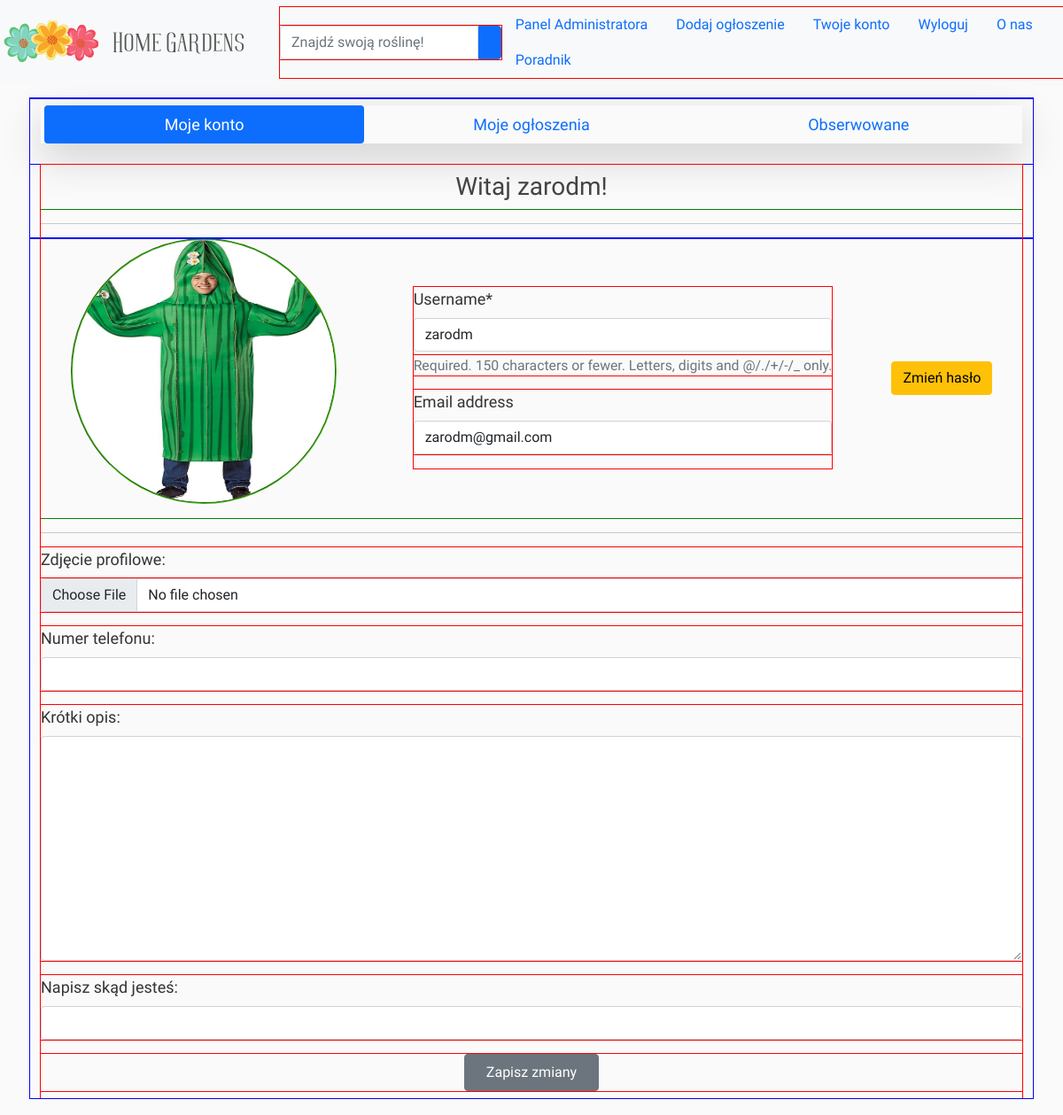
The app's page /users/1/my_account/ (signed in), older data.
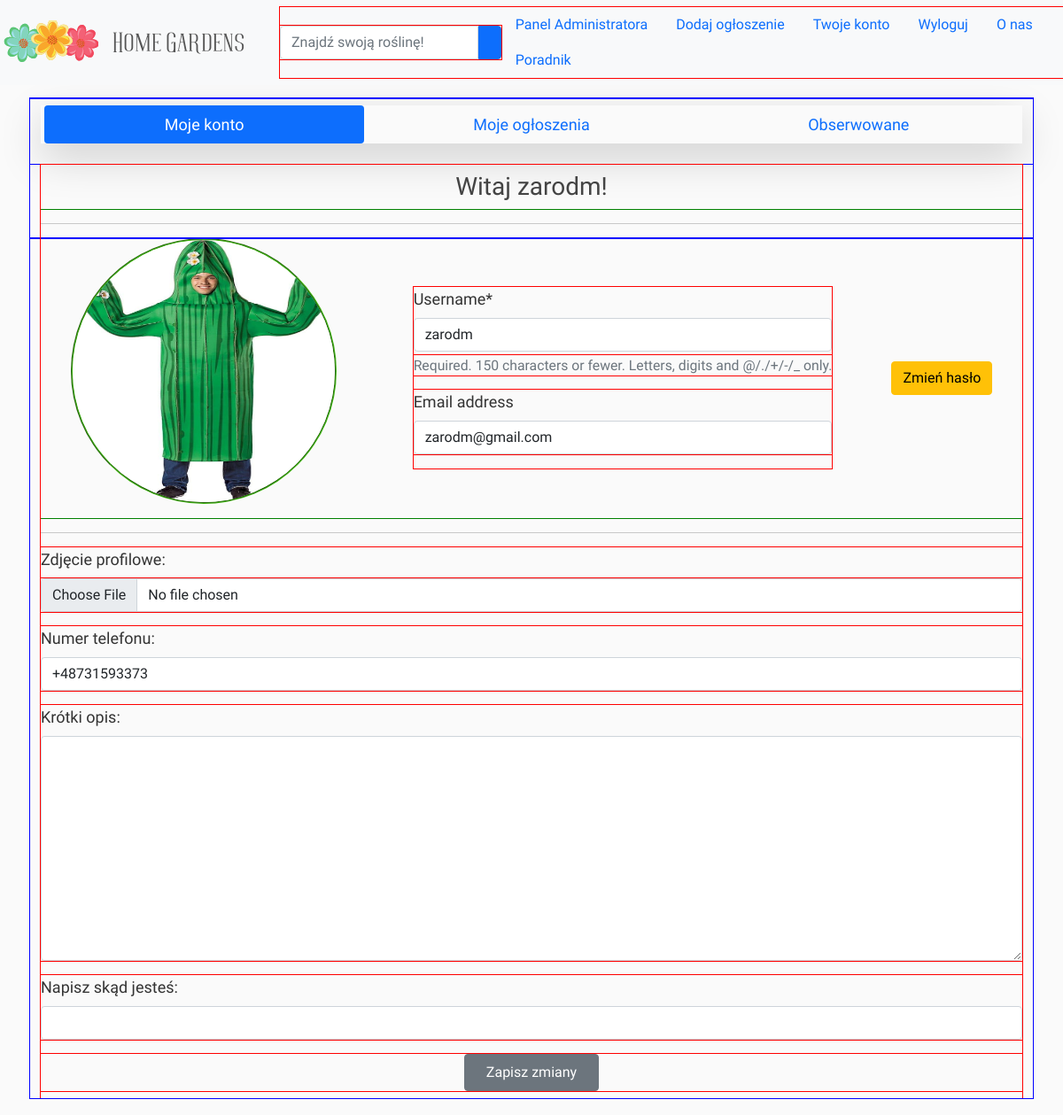
The same page, newer data.
### users/models.py (models this page shows, shortened)
class Account(models.Model):
    profile_image = models.ImageField(verbose_name='Zdjęcie profilowe:    ',
                                      null=True, blank=True,
                                      default='account_pics/kaktus.jpg',
                                      upload_to='account_pics/')
    user = models.OneToOneField(User, on_delete=models.CASCADE, verbose_name='Użytkownik:')
    phone_number = PhoneNumberField(blank=True, null=True, region='PL', verbose_name='Numer telefonu:')
    description = models.TextField(max_length=512, blank=True, null=True, verbose_name="Krótki opis:")
    location = models.CharField(max_length=64, blank=True, null=True, verbose_name='Napisz skąd jesteś:')

### users/views.py (the view)
# urls.py: path('<int:pk>/my_account/', user_views.my_account, name='account'),
@login_required(login_url='login')
def my_account(request, pk):
    if request.user.id == pk:
        if request.method == 'POST':
            user_update_form = UserUpdateForm(request.POST, instance=request.user)
            account_form = AccountForm(
                request.POST, request.FILES, instance=request.user.account)
            if user_update_form.is_valid() and account_form.is_valid():
                user_update_form.save()
                account_form.save()
                messages.success(request, "Twoje konto zostało uaktualnione!")
            if 'delete' in request.POST:
                offers_IDs_to_delete = request.POST.getlist('delete')
                for ID in offers_IDs_to_delete:
                    offer_obj = Offer.objects.get(id=int(ID))
                    offer_obj.delete()
            return redirect('account', pk=pk)
        else:
            user_update_form = UserUpdateForm(instance=request.user)
            account_form = AccountForm(instance=request.user.account)
        template = 'users/account/account.html'
        context = {
                'user_update_form': user_update_form,
                'account_form': account_form,
                    }
        return render(request, template, context)
    else:
        return redirect('profile')

### users/forms.py
class UserUpdateForm(forms.ModelForm):
    class Meta:
        model = User
        fields = ['username', 'email']

class AccountForm(forms.ModelForm):
    class Meta:
        model = Account
        exclude = ['user']
        widgets = {'profile_image': forms.FileInput(
                            attrs={'multiple': False})}

### users/templates/users/account/account.html (shortened to what this page needs)
{% extends "home/base.html" %}
{% load crispy_forms_tags %}
{% block content %}
<div class="row">
    <div class="col-12 mx-auto">
        <ul class="nav nav-pills nav-justified mt-2 shadow-lg" id="myTab" role="tablist">
            <li class="nav-item mx-1" role="presentation">
                <button class="nav-link active" id="myprofile-tab" data-bs-toggle="tab" data-bs-target="#myprofile"
                    type="button" role="tab" aria-controls="myprofile" aria-selected="true">
                    Moje konto
                </button>
            </li>
            <li class="nav-item mx-1" role="presentation">
                <button class="nav-link" id="offers-tab" data-bs-toggle="tab" data-bs-target="#offers" type="button" role="tab"
                    aria-controls="offers" aria-selected="true">
                    Moje ogłoszenia
                </button>
            </li>
            <li class="nav-item mx-1" role="presentation">
                <button class="nav-link" id="observed-tab" data-bs-toggle="tab" data-bs-target="#observed" type="button" role="tab"
                    aria-controls="observed" aria-selected="true">
                    Obserwowane
                </button>
            </li>
        </ul>
        <div class="tab-content mt-4" id="myTabContent">
            <div class="tab-pane fade show active" id="myprofile" role="tabpanel" aria-labelledby="myprofile-tab">
            {% include 'users/account/my_account_details.html' %}
            </div>
        </div>
    </div>
</div>
{% endblock content %}

### users/templates/users/account/my_account_details.html (shortened to what this page needs)
{% load crispy_forms_filters %}
{% load crispy_forms_tags %}
{% load bootstrap_icons %}
{% load static %}
<div class='row'>
    <div>
        <div class='d-flex col justify-content-center'>
                <h3 class='d-block mt-2'>Witaj {{ user.username }}!</h3>
        </div>
        <hr>
    </div>
</div>
<div class='row'>
    <div class="tab-pane fade show active" id="myprofile" role="tabpanel" aria-labelledby="myprofile-tab">
        <form method="POST" enctype="multipart/form-data">
            <div class="d-flex col justify-content-around align-items-center">
                <img class='img-flex account-img' src='{{ user.account.profile_image.url }}' alt='profile image'>
                <div class="my-auto">
                    {{ user_update_form | crispy }}
                </div>
                <a href="{% url 'password_reset' %}" target="_blank" class="btn btn-warning d-inline">Zmień hasło</a>
            </div>
            <hr>
            <div>
                {{ account_form | crispy }}
            </div>
            <div class="d-flex justify-content-center my-2">
                <button class="btn btn-secondary mx-2 py-2 px-4" type="submit">Zapisz zmiany</button>
            </div>
        </form>
    </div>
</div>

Row changes from the older to the newer data that the page shows:
changed Account: phone_number (not shown) → "+48731593373"
